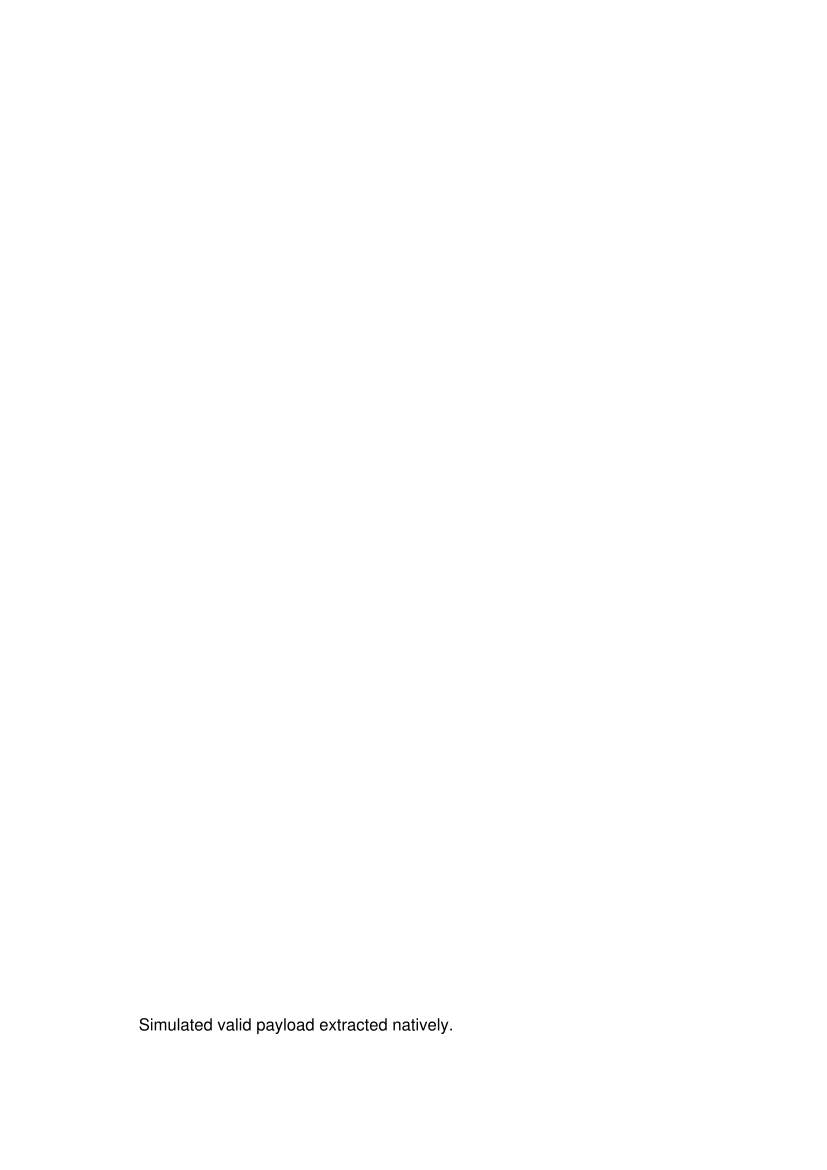

Reproduce this figure in Python.
import asyncio
import uuid
import sys
import os
from unittest import mock

sys.path.append(os.getcwd())

from app.models.ingestion_job import IngestionJob, JobStatus
from app.models.pdf import PDF, PDFStatus
from app.services import job_worker as worker

async def run():
    db = mock.AsyncMock()
    # mimic dummy_pdfs["normal"] file path, assuming normal.pdf exists since pytest creates it but here we just make a new one!
    from reportlab.pdfgen import canvas
    c = canvas.Canvas("test_dump.pdf")
    c.drawString(100, 100, "Simulated valid payload extracted natively.")
    c.save()

    job = IngestionJob(id=uuid.uuid4(), pdf_id=uuid.uuid4(), file_path="test_dump.pdf", project_id=uuid.uuid4(), user_id=uuid.uuid4(), attempt_count=3, max_attempts=3, status=JobStatus.processing)

    db.execute.return_value.scalar_one_or_none.return_value = PDF(id=uuid.uuid4(), project_id=uuid.uuid4(), file_path="test_dump.pdf", filename="test_dump.pdf", original_name="test_dump.pdf", file_hash="test", status=PDFStatus.uploaded)

    with mock.patch("app.services.job_worker.AsyncSessionLocal") as f, mock.patch("app.services.indexing_pipeline.AsyncSessionLocal", create=True) as f2, mock.patch("app.services.embeddings.genai.Client") as m_g:
        f.return_value.__aenter__.return_value = db
        f2.return_value.__aenter__.return_value = db
        m_g.return_value.models.embed_content.side_effect = Exception("test")
        
        await worker.process_job(job)
        
        calls = db.execute.call_args_list
        params = [c.args[0].compile().params for c in calls if hasattr(c.args[0], "compile")]
        for p in params:
            print("PARAM LIST ELEMENT:", p)

asyncio.run(run())
